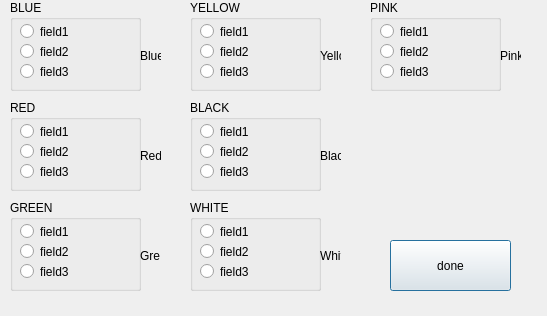
<?xml version="1.0" encoding="UTF-8"?>
<ui version="4.0">
 <class>thirdwindow</class>
 <widget class="QDialog" name="thirdwindow">
  <property name="geometry">
   <rect>
    <x>0</x>
    <y>0</y>
    <width>547</width>
    <height>316</height>
   </rect>
  </property>
  <property name="windowTitle">
   <string>Dialog</string>
  </property>
  <widget class="QPushButton" name="pushButton">
   <property name="geometry">
    <rect>
     <x>390</x>
     <y>240</y>
     <width>121</width>
     <height>51</height>
    </rect>
   </property>
   <property name="text">
    <string>done</string>
   </property>
  </widget>
  <widget class="QGroupBox" name="groupBox_2">
   <property name="geometry">
    <rect>
     <x>10</x>
     <y>100</y>
     <width>131</width>
     <height>91</height>
    </rect>
   </property>
   <property name="title">
    <string>RED</string>
   </property>
   <widget class="QRadioButton" name="radioButton_5">
    <property name="geometry">
     <rect>
      <x>10</x>
      <y>40</y>
      <width>112</width>
      <height>23</height>
     </rect>
    </property>
    <property name="text">
     <string>field2</string>
    </property>
   </widget>
   <widget class="QRadioButton" name="radioButton_6">
    <property name="geometry">
     <rect>
      <x>10</x>
      <y>60</y>
      <width>112</width>
      <height>23</height>
     </rect>
    </property>
    <property name="text">
     <string>field3</string>
    </property>
   </widget>
   <widget class="QRadioButton" name="radioButton_4">
    <property name="geometry">
     <rect>
      <x>10</x>
      <y>20</y>
      <width>112</width>
      <height>23</height>
     </rect>
    </property>
    <property name="text">
     <string>field1</string>
    </property>
   </widget>
  </widget>
  <widget class="QGroupBox" name="groupBox_5">
   <property name="geometry">
    <rect>
     <x>190</x>
     <y>100</y>
     <width>131</width>
     <height>91</height>
    </rect>
   </property>
   <property name="title">
    <string>BLACK</string>
   </property>
   <widget class="QRadioButton" name="radioButton_13">
    <property name="geometry">
     <rect>
      <x>10</x>
      <y>20</y>
      <width>112</width>
      <height>23</height>
     </rect>
    </property>
    <property name="text">
     <string>field1</string>
    </property>
   </widget>
   <widget class="QRadioButton" name="radioButton_14">
    <property name="geometry">
     <rect>
      <x>10</x>
      <y>40</y>
      <width>112</width>
      <height>23</height>
     </rect>
    </property>
    <property name="text">
     <string>field2</string>
    </property>
   </widget>
   <widget class="QRadioButton" name="radioButton_15">
    <property name="geometry">
     <rect>
      <x>10</x>
      <y>60</y>
      <width>112</width>
      <height>23</height>
     </rect>
    </property>
    <property name="text">
     <string>field3</string>
    </property>
   </widget>
  </widget>
  <widget class="QGroupBox" name="groupBox_4">
   <property name="geometry">
    <rect>
     <x>190</x>
     <y>0</y>
     <width>131</width>
     <height>91</height>
    </rect>
   </property>
   <property name="title">
    <string>YELLOW</string>
   </property>
   <widget class="QRadioButton" name="radioButton_10">
    <property name="geometry">
     <rect>
      <x>10</x>
      <y>20</y>
      <width>112</width>
      <height>23</height>
     </rect>
    </property>
    <property name="text">
     <string>field1</string>
    </property>
   </widget>
   <widget class="QRadioButton" name="radioButton_11">
    <property name="geometry">
     <rect>
      <x>10</x>
      <y>40</y>
      <width>112</width>
      <height>23</height>
     </rect>
    </property>
    <property name="text">
     <string>field2</string>
    </property>
   </widget>
   <widget class="QRadioButton" name="radioButton_12">
    <property name="geometry">
     <rect>
      <x>10</x>
      <y>60</y>
      <width>112</width>
      <height>23</height>
     </rect>
    </property>
    <property name="text">
     <string>field3</string>
    </property>
   </widget>
  </widget>
  <widget class="QGroupBox" name="groupBox_3">
   <property name="geometry">
    <rect>
     <x>10</x>
     <y>200</y>
     <width>131</width>
     <height>91</height>
    </rect>
   </property>
   <property name="title">
    <string>GREEN</string>
   </property>
   <widget class="QRadioButton" name="radioButton_8">
    <property name="geometry">
     <rect>
      <x>10</x>
      <y>40</y>
      <width>112</width>
      <height>23</height>
     </rect>
    </property>
    <property name="text">
     <string>field2</string>
    </property>
   </widget>
   <widget class="QRadioButton" name="radioButton_9">
    <property name="geometry">
     <rect>
      <x>10</x>
      <y>60</y>
      <width>112</width>
      <height>23</height>
     </rect>
    </property>
    <property name="text">
     <string>field3</string>
    </property>
   </widget>
   <widget class="QRadioButton" name="radioButton_7">
    <property name="geometry">
     <rect>
      <x>10</x>
      <y>20</y>
      <width>112</width>
      <height>23</height>
     </rect>
    </property>
    <property name="text">
     <string>field1</string>
    </property>
   </widget>
  </widget>
  <widget class="QGroupBox" name="groupBox_7">
   <property name="geometry">
    <rect>
     <x>370</x>
     <y>0</y>
     <width>131</width>
     <height>91</height>
    </rect>
   </property>
   <property name="title">
    <string>PINK</string>
   </property>
   <widget class="QRadioButton" name="radioButton_19">
    <property name="geometry">
     <rect>
      <x>10</x>
      <y>20</y>
      <width>112</width>
      <height>23</height>
     </rect>
    </property>
    <property name="text">
     <string>field1</string>
    </property>
   </widget>
   <widget class="QRadioButton" name="radioButton_20">
    <property name="geometry">
     <rect>
      <x>10</x>
      <y>40</y>
      <width>112</width>
      <height>23</height>
     </rect>
    </property>
    <property name="text">
     <string>field2</string>
    </property>
   </widget>
   <widget class="QRadioButton" name="radioButton_21">
    <property name="geometry">
     <rect>
      <x>10</x>
      <y>60</y>
      <width>112</width>
      <height>23</height>
     </rect>
    </property>
    <property name="text">
     <string>field3</string>
    </property>
   </widget>
  </widget>
  <widget class="QGroupBox" name="groupBox_6">
   <property name="geometry">
    <rect>
     <x>190</x>
     <y>200</y>
     <width>131</width>
     <height>91</height>
    </rect>
   </property>
   <property name="title">
    <string>WHITE</string>
   </property>
   <widget class="QRadioButton" name="radioButton_16">
    <property name="geometry">
     <rect>
      <x>10</x>
      <y>20</y>
      <width>112</width>
      <height>23</height>
     </rect>
    </property>
    <property name="text">
     <string>field1</string>
    </property>
   </widget>
   <widget class="QRadioButton" name="radioButton_17">
    <property name="geometry">
     <rect>
      <x>10</x>
      <y>40</y>
      <width>112</width>
      <height>23</height>
     </rect>
    </property>
    <property name="text">
     <string>field2</string>
    </property>
   </widget>
   <widget class="QRadioButton" name="radioButton_18">
    <property name="geometry">
     <rect>
      <x>10</x>
      <y>60</y>
      <width>112</width>
      <height>23</height>
     </rect>
    </property>
    <property name="text">
     <string>field3</string>
    </property>
   </widget>
  </widget>
  <widget class="QGroupBox" name="groupBox">
   <property name="geometry">
    <rect>
     <x>10</x>
     <y>0</y>
     <width>131</width>
     <height>91</height>
    </rect>
   </property>
   <property name="title">
    <string>BLUE</string>
   </property>
   <widget class="QRadioButton" name="radioButton">
    <property name="geometry">
     <rect>
      <x>10</x>
      <y>20</y>
      <width>112</width>
      <height>23</height>
     </rect>
    </property>
    <property name="text">
     <string>field1</string>
    </property>
   </widget>
   <widget class="QRadioButton" name="radioButton_2">
    <property name="geometry">
     <rect>
      <x>10</x>
      <y>40</y>
      <width>112</width>
      <height>23</height>
     </rect>
    </property>
    <property name="text">
     <string>field2</string>
    </property>
   </widget>
   <widget class="QRadioButton" name="radioButton_3">
    <property name="geometry">
     <rect>
      <x>10</x>
      <y>60</y>
      <width>112</width>
      <height>23</height>
     </rect>
    </property>
    <property name="text">
     <string>field3</string>
    </property>
   </widget>
  </widget>
  <widget class="QLabel" name="label">
   <property name="geometry">
    <rect>
     <x>140</x>
     <y>20</y>
     <width>21</width>
     <height>71</height>
    </rect>
   </property>
   <property name="text">
    <string>Blue</string>
   </property>
  </widget>
  <widget class="QLabel" name="label_2">
   <property name="geometry">
    <rect>
     <x>140</x>
     <y>120</y>
     <width>21</width>
     <height>71</height>
    </rect>
   </property>
   <property name="text">
    <string>Red</string>
   </property>
  </widget>
  <widget class="QLabel" name="label_3">
   <property name="geometry">
    <rect>
     <x>140</x>
     <y>220</y>
     <width>20</width>
     <height>71</height>
    </rect>
   </property>
   <property name="text">
    <string>Green</string>
   </property>
  </widget>
  <widget class="QLabel" name="label_6">
   <property name="geometry">
    <rect>
     <x>320</x>
     <y>220</y>
     <width>21</width>
     <height>71</height>
    </rect>
   </property>
   <property name="text">
    <string>White</string>
   </property>
  </widget>
  <widget class="QLabel" name="label_5">
   <property name="geometry">
    <rect>
     <x>320</x>
     <y>120</y>
     <width>21</width>
     <height>71</height>
    </rect>
   </property>
   <property name="text">
    <string>Black</string>
   </property>
  </widget>
  <widget class="QLabel" name="label_4">
   <property name="geometry">
    <rect>
     <x>320</x>
     <y>20</y>
     <width>21</width>
     <height>71</height>
    </rect>
   </property>
   <property name="text">
    <string>Yellow</string>
   </property>
  </widget>
  <widget class="QLabel" name="label_7">
   <property name="geometry">
    <rect>
     <x>500</x>
     <y>20</y>
     <width>21</width>
     <height>71</height>
    </rect>
   </property>
   <property name="text">
    <string>Pink</string>
   </property>
  </widget>
 </widget>
 <resources/>
 <connections/>
</ui>
